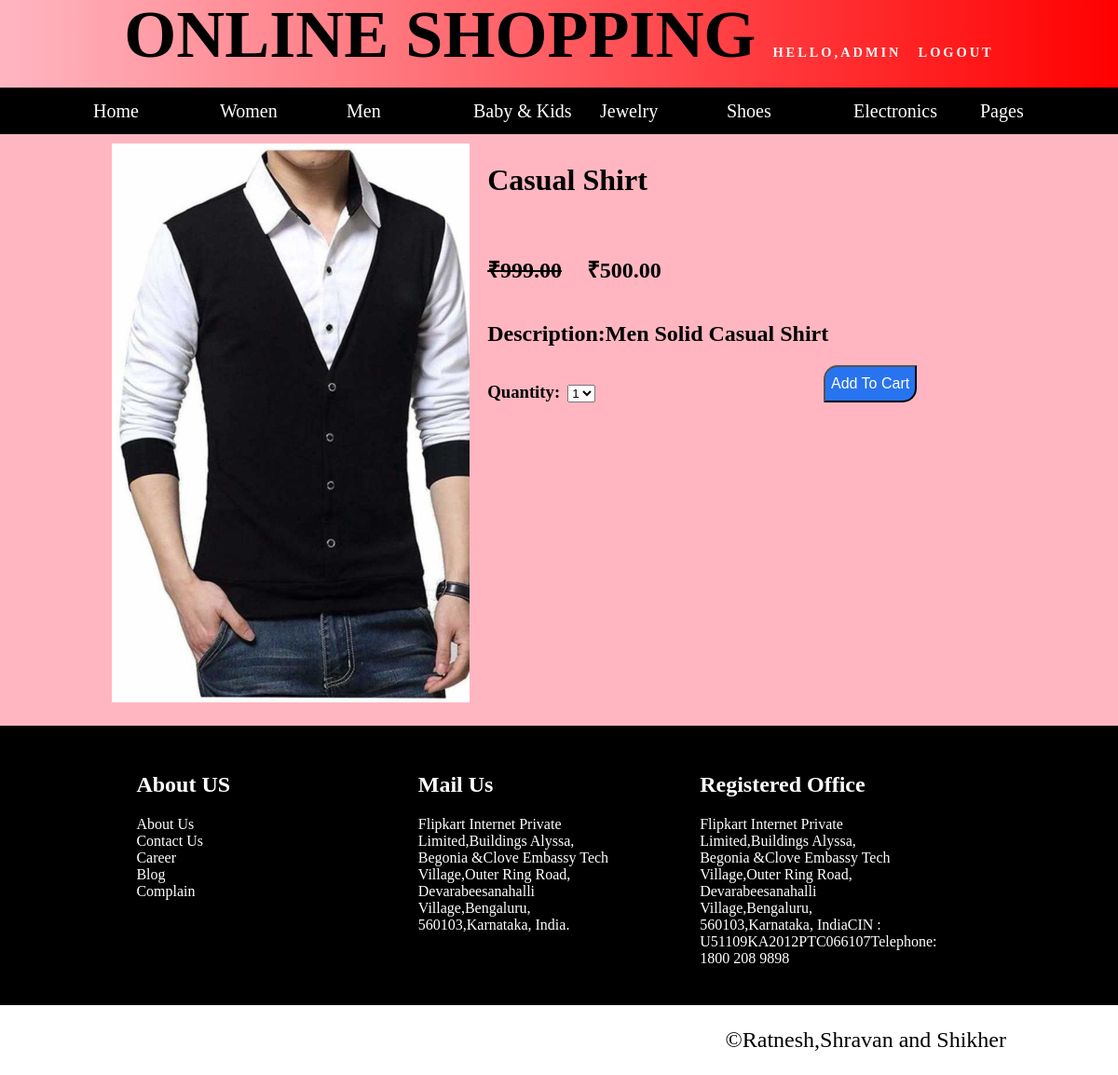
/loggedin/detail/4 (signed in), run on the app's committed database.
### online/models.py (models this page shows, shortened)
class Product(models.Model):
    supercategory = models.ForeignKey(Supercategory, related_name='categories2', on_delete=models.CASCADE)
    super=models.SlugField(max_length=100, db_index=True)
    category = models.ForeignKey(Category, related_name='products', on_delete=models.CASCADE)
    name = models.CharField(max_length=100, db_index=True)
    slug = models.SlugField(max_length=100, db_index=True)
    description = models.TextField(blank=True)
    price = models.DecimalField(max_digits=10, decimal_places=2)
    available = models.BooleanField(default=True)
    stock = models.PositiveIntegerField()
    created_at = models.DateTimeField(auto_now_add=True)
    updated_at = models.DateTimeField(auto_now=True)
    image = models.FileField(upload_to='products/%Y/%m/%d', blank=True)
    discount = models.PositiveIntegerField(default=0,blank=True)
    class Meta:
        ordering = ('name', )

### loggedin/views.py (the view)
# urls.py: url(r'^detail/(?P<id>\d+)$', views.product_det, name='product_det'),
def product_det(request,id):
    try:
        if request.session['userid']:
            products = get_object_or_404(Product, id=id)
            categories = Category.objects.all()
            price=products.price - (products.price * products.discount)//100
            return render(request, 'product_det.html', {'product':products,'categories':categories,'price':price,'userid':request.session['userid']})
    except KeyError:
        pass

### loggedin/templates/product_det.html (shortened to what this page needs)
<!DOCTYPE html>
<html lang="en">
<head>
    {% load static %}
	<link rel="stylesheet" type="text/css" href="{% static 'font\css\all.css' %}">
</head>
<body onload="slide()">
    <div id="main">
		<div id="header">
			<a href="#" onclick="display()" style="text-decoration: none;font-size: 1.2vw;color: white;letter-spacing: 3px;">Hello,{{userid}}</a>
			<a href="{% url 'loggedin:logout' %}" style="text-decoration: none;font-size: 1.2vw;color: white;letter-spacing: 3px;">logout</a>
		</div>
		<div id="nav-bar">
			<div class="menu">
			<ul>
				<li><a href="{% url 'loggedin:adminhome' %}">Home</a></li>
				<li><a href="">Women</a>
					</li>
				<li><a href="">Men</a>
					</li>
				<li><a href="">Baby & Kids</a>
					</li>
				<li><a href="">Jewelry</a>
					</li>
				<li><a href="">Shoes</a>
					 </li>
					<li><a href="">Electronics</a>
					</li>
				<li><a href="#">Pages</a>
					 </li>
			</ul>
		</div>
		</div>
		<div style="height: 600px;width: 80%;margin: 10px auto;">
			<div style="float:left;background: url('{{ product.image.url}} ');background-size: cover;background-repeat:no-repeat;width: 40%;height:100%"></div>
			<div style="float: left;height: 100%;width: 48%;margin-left: 2%">
				<h1>{{ product.name }}</h1><br/>
				{% if product.price == price %}
				<h2>&#8377;{{ product.price }}</h2><br/>
				{% else %}
				<h2 style="display:inline-block"><strike>&#8377;{{ product.price }}</strike></h2>
				<h2 style="display:inline-block;margin-left:5%">&#8377;{{ price }}</h2>
				{% endif %}
				<h2>Description:{{ product.description }}</h2>
				<form action="{% url 'loggedin:cart_add' product.id %}" method="post">
					<h3 style="display: inline-block;">Quantity:</h3>&nbsp;
					<select name="quantity">
						{% for i in "x"|ljust:"10" %}
					{% if forloop.counter <= product.stock %}
						<option value="{{ forloop.counter }}">{{ forloop.counter }}</option>
						{% else %}
						{{ break }}
					{% endif %}
				{% endfor %}
					</select>
					<input type="submit" value="Add To Cart" style="color:white;width: 100px;font-size: 16px;border-radius: 15px 0px 15px 0px;background-color: #2874f0;float: right;">
				</form></div>
		</div>
	<div id="footer" style="color: white">
		<div id="allpart">
		<div class="part">
			<h2>About US</h2>
				<a href="" style="color: white;text-decoration: none;">About Us</a><br>
				<a href="" style="color: white;text-decoration: none;">Contact Us</a><br>
				<a href="" style="color: white;text-decoration: none;">Career</a><br>
				<a href="" style="color: white;text-decoration: none;">Blog</a><br>
				<a href="" style="color: white;text-decoration: none;">Complain</a><br>
		</div>
		<div class="part">
			<h2>Mail Us</h2>
			Flipkart Internet Private Limited,Buildings Alyssa, Begonia &Clove Embassy Tech Village,Outer Ring Road, Devarabeesanahalli Village,Bengaluru, 560103,Karnataka, India.</div>
		<div class="part">
			<h2>Registered Office</h2>
			Flipkart Internet Private Limited,Buildings Alyssa, Begonia &Clove Embassy Tech Village,Outer Ring Road, Devarabeesanahalli Village,Bengaluru, 560103,Karnataka, IndiaCIN : U51109KA2012PTC066107Telephone: 1800 208 9898
		</div>
	</div>
</div>
		<p style="float: right;margin-right: 10%;font-size: 2vw">&copy;Ratnesh,Shravan and Shikher</p>
</div>
</body>
</html>

### loggedin/templates/product_det.html (style rules this page uses)
body { margin: 0px; align-items: center; align-content: center; box-sizing: border-box; }
#main { min-height: 1000px; width:100%; background-color:lightpink; //border:1px solid; }
#header { min-height:75px; width: 100%; //background-color: white; line-height: 75px; font-size: 6vw; font-weight: bold; text-align: center; text-transform: uppercase; //color: linear-gradient(to right,red,yellow); background-image: linear-gradient(to right, rgba(255,0,0,0), rgba(255,0,0,1)); }
#nav-bar { min-height:50px; width: 100%; background-color: black; //padding-left: 5%; }
ul { list-style-type: none; margin: 0px; margin-left: 5%; }
ul li { display: inline-block; height:100%; width: 12%; }
ul li a { text-decoration: none; margin: 0px; color: white; line-height: 50px; font-size: 20px; text-align: center; }
#footer { margin-top: 25px; min-height: 300px; width: 100%; background-color: black; }
#allpart { height: 250px; width: 90%; margin: 0px auto; //border: 1px solid white; }
.part { height: 200px; width: 20%; margin-left: 8%; margin-top: 30px; //border: 1px solid white; float: left; }
input[type="submit"] { height:40px; width: 100%; background-color: lightgreen; font-size: 20px; }

### data on the page
Product: image (picture), name "Casual Shirt", price "999.00", description "Men Solid Casual Shirt", quantity "1"

### other printed values
{{ userid }} "ADMIN"
{{ price }} "500.00"
